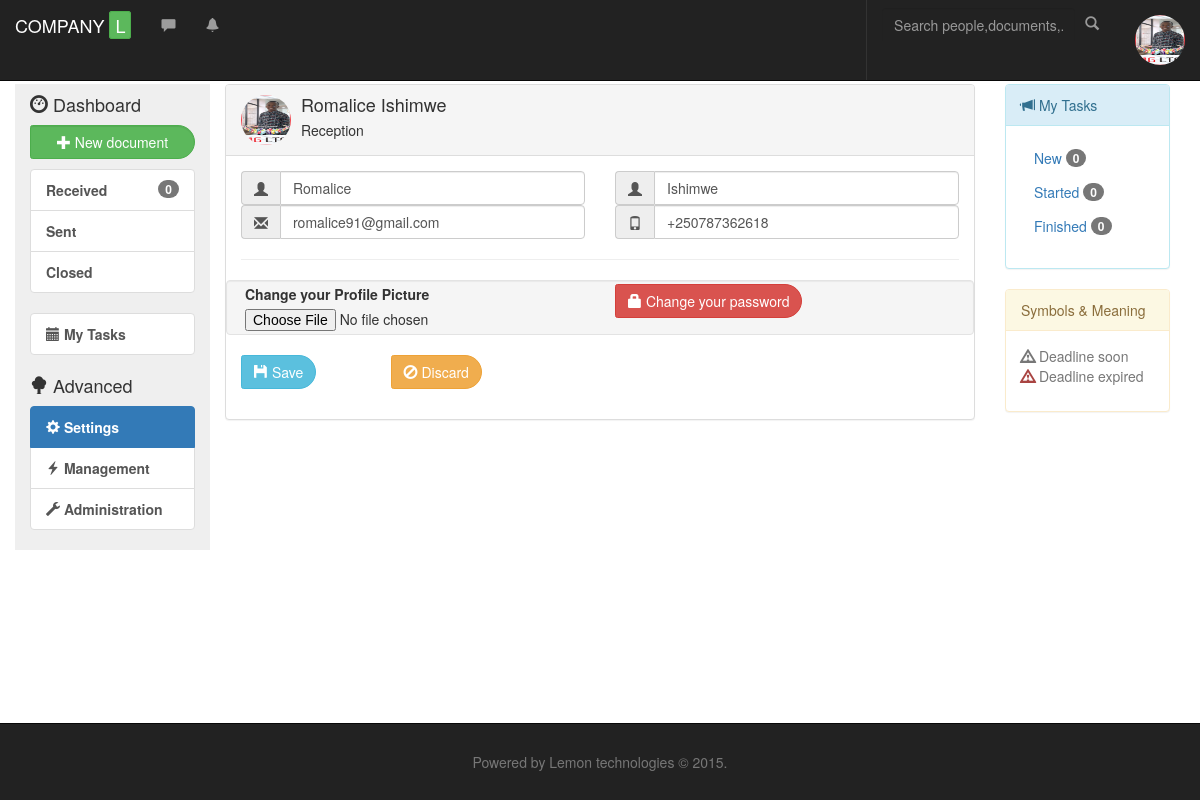
Page /app/?view=settings (signed in) on the committed database.
### tables this page shows
CREATE TABLE IF NOT EXISTS `intranet` (
  `intranet_id` int(11) NOT NULL,
  `intranet_name` varchar(30) NOT NULL DEFAULT 'lemon' COMMENT 'Name of company using lemon',
  `logo_path` varchar(30) NOT NULL
);

CREATE TABLE IF NOT EXISTS `user` (
  `user_id` varchar(10) NOT NULL COMMENT 'Id made of six characters',
  `firstname` varchar(30) NOT NULL,
  `lastname` varchar(30) NOT NULL,
  `email` varchar(100) NOT NULL,
  `password` varchar(30) NOT NULL,
  `img_path` varchar(60) NOT NULL,
  `phone` varchar(20) NOT NULL,
  `function_id` int(1) NOT NULL DEFAULT '3' COMMENT '3 is deafult value as internal user',
  `role_id` varchar(3) DEFAULT NULL,
  `branch_id` varchar(3) NOT NULL,
  `acc_status` int(1) NOT NULL DEFAULT '1',
  `session` int(1) NOT NULL,
  `login_time` datetime NOT NULL,
  `logout_time` datetime NOT NULL,
  `deleted` varchar(1) NOT NULL DEFAULT 'n' COMMENT 'y/n',
  `intranet_id` int(11) NOT NULL
);

CREATE TABLE IF NOT EXISTS `role` (
  `role_id` varchar(3) NOT NULL,
  `role_name` varchar(30) NOT NULL,
  `shared` varchar(1) NOT NULL DEFAULT 'n',
  `role_description` text NOT NULL,
  `intranet_id` int(11) NOT NULL
);

### app/controller/admin.php (called while the page is built, shortened)
<?php
class Admin{
	function get_intranet($conn){
		$result = mysqli_query($conn, "SELECT * FROM `intranet`");
		$intranet = mysqli_fetch_array($result);
		$output['intranet_name'] = $intranet['intranet_name'];
		$output['intranet_id'] = $intranet['intranet_id'];
		return $output;
	}
	public function get_user_byId($conn, $id){
		$sql = "SELECT `user`.*, `branch`.`branch_name`, `role`.`role_name` FROM `user`,`role`,`branch`
			WHERE
			`user_id`='$id' AND `user`.`role_id`=`role`.`role_id` AND `user`.`branch_id`=`branch`.`branch_id`";
		$user = mysqli_fetch_array( mysqli_query($conn, $sql) );
		return $user;
	}
}
$admin = new Admin();

### app/settings.php (the view, shortened to what this page needs)
<?php
	require_once("controller/admin.php");
	$user =$admin->get_user_byId($conn, $_SESSION['user_id']);
?>
<div class="panel panel-default">
	<div class="panel-heading">
		<div class="media">
			<div class="media-left">
				<img class="img-circle media-object" src="<?php if($user['img_path']=='') { ?>data/user_data/avatar.png<?php } else{ echo $user['img_path']; }?>" alt="<?php echo $user['firstname'];?>" Title="<?php echo $user['firstname'];?>" id="user_img" style="height:50px;width:50px;">
				</div>
			<div class="media-body">
				<h4 class="media-heading"><?php echo $user['firstname']." ".$user['lastname']; ?></h4>
				<?php echo $user['role_name'];?>
			</div>
		</div>
	</div>
	<div class="panel-body">
		<form action="?view=settings" enctype="multipart/form-data" method="POST">
			<div class="row">
				<div class="col-sm-6">
					<div class="input-group">
						<div class="input-group-addon"><span class="glyphicon glyphicon-user"></span></div>
						<input type="text" name="firstname" class="form-control" value="<?php echo $user['firstname']; ?>" placeholder="Firstname">
					</div>
				</div>
				<div class="col-sm-6">
					<div class="input-group">
						<div class="input-group-addon"><span class="glyphicon glyphicon-user"></span></div>
						<input type="text" name="lastname" class="form-control" value="<?php echo $user['lastname']; ?>" placeholder="Lastname" />
					</div>
				</div>
			</div>
			<div class="row form-group">
				<div class="col-sm-6">
					<div class="input-group">
						<div class="input-group-addon"><span class="glyphicon glyphicon-envelope"></span></div>
						<input type="email" name="email" class="form-control" value="<?php echo $user['email']; ?>" placeholder="youremail@example.com" />
					</div>
				</div>
				<div class="col-sm-6">
					<div class="input-group">
						<div class="input-group-addon"><span class="glyphicon glyphicon-phone"></span></div>
						<input type="tel" name="phone" class="form-control" value="<?php echo $user['phone']; ?>" placeholder="Phone number" />
					</div>
				</div>
			</div>
			<hr/>
			<div class="row form-group well" style="padding:3px;" >
				<div class="col-sm-6">
					<label>Change your Profile Picture</label>
					<input type="file" name="profile_pic" placeholder="Upload a picture" />
				</div>
				<div class="col-sm-6">
					<a class="btn btn-danger" role="button" data-toggle="collapse" href="#changePasswd" aria-expanded="false" aria-controls="collapseExample" >
						<span class="glyphicon glyphicon-lock"></span> Change your password
					</a>
				</div>
			</div>
			<div class="row form-group col-xs-3">
				<button class="btn btn-info" title="Save changes"><span class="glyphicon glyphicon-floppy-disk"></span> <span class="hidden-xs">Save</span></button>
			</div>
			<div class="row form-group col-xs-3">
				<a class="btn btn-warning" title="Discard changes"><span class="glyphicon glyphicon-ban-circle"></span> <span class="hidden-xs">Discard</span></a>
			</div>
		</form>
	</div>
</div>

### app/templates/header.php (shortened to what this page needs)
<nav class="navbar navbar-inverse navbar-fixed-top">
  <div class="container-fluid">
    <div class="navbar-header">
      <a href="" class="navbar-brand" alt="Brand" href="#"><?php echo $intranet['intranet_name']; ?> <span id="bigL">L</span> </a>
    </div>
    <div class="collapse navbar-collapse" id="bs-example-navbar-collapse-1">
    	<ul class="nav navbar-nav">
    		<li><a href><span title="Messages" class="glyphicon glyphicon-comment"></span></a><li>
    		<li><a href><span title="Notifications" class="glyphicon glyphicon-bell"></span></a><li>
    	</ul>
      <ul class="nav navbar-nav navbar-right">
      <form class="navbar-form navbar-left" role="search">
        <div class="form-group">
          <input type="text" class="form-control" placeholder="Search people,documents,...">
          <button><span class="glyphicon glyphicon-search"></span></button>
        </div>
      </form>
        <li class="dropdown">
          <a href="#" class="dropdown-toggle" data-toggle="dropdown" role="button" aria-haspopup="true" aria-expanded="false">
          	<img class="img-circle media-object" src="<?php if($_SESSION['user_image']=='') { ?>data/user_data/avatar.png<?php } else{ echo $_SESSION['user_image']; }?>" alt="<?php echo $_SESSION['user_name'];?>" Title="<?php echo $_SESSION['user_name'];?>" id="user_img" style="height:50px;width:50px;">
          </a>
        </li>
      </ul>
    </div>
  </div>
</nav>

### app/assets/css/layout.css (style rules this page uses)
#bigL { border:1px solid #4CAE4C; border-radius:3px; background:#5CB85C; padding:0px 5px 0px; color:#fff; height:30px; }
.btn { border-radius:3px 20px 20px 3px; }
.navbar-inverse input, .navbar-inverse button { background:none; border:none; }
.navbar-inverse button { background:none; color:#999; }
.navbar-right { border-left:1px solid #333; }

### rows in the picture
intranet: intranet_name "COMPANY"
user: img_path (picture), firstname "Romalice", lastname "Ishimwe", role.role_name "Reception", email "romalice91@gmail.com", phone "+250787362618"
